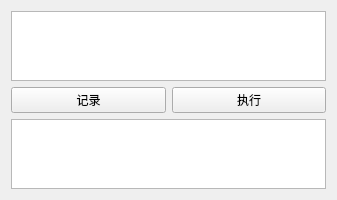
<?xml version="1.0" encoding="UTF-8"?>
<ui version="4.0">
 <class>Widget</class>
 <widget class="QWidget" name="Widget">
  <property name="geometry">
   <rect>
    <x>0</x>
    <y>0</y>
    <width>337</width>
    <height>196</height>
   </rect>
  </property>
  <property name="windowTitle">
   <string>Widget</string>
  </property>
  <layout class="QGridLayout" name="gridLayout">
   <item row="2" column="0">
    <widget class="QPushButton" name="pushButton">
     <property name="text">
      <string>记录</string>
     </property>
     <property name="checkable">
      <bool>true</bool>
     </property>
    </widget>
   </item>
   <item row="2" column="1">
    <widget class="QPushButton" name="pushButton_2">
     <property name="text">
      <string>执行</string>
     </property>
     <property name="checkable">
      <bool>true</bool>
     </property>
    </widget>
   </item>
   <item row="1" column="0" colspan="2">
    <widget class="QTextEdit" name="textEdit"/>
   </item>
   <item row="3" column="0" colspan="2">
    <widget class="QTextEdit" name="textEdit_2"/>
   </item>
  </layout>
 </widget>
 <resources/>
 <connections/>
</ui>
